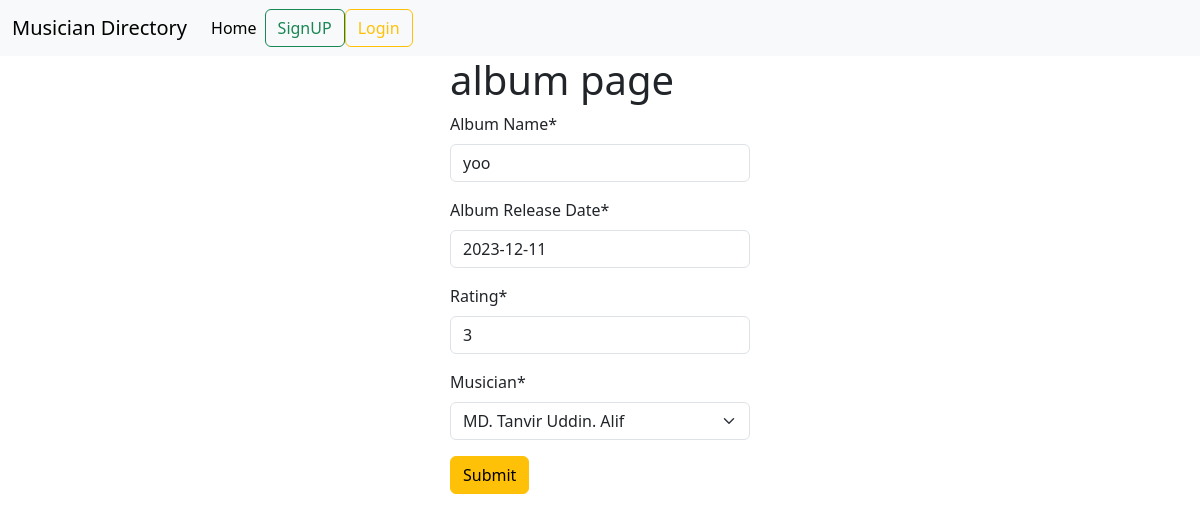
Page /album/edit/7 on the committed database.
### album/models.py (models this page shows, shortened)
class Album(models.Model):
    Album_Name = models.CharField(max_length=100)
    Album_Release_Date = models.DateField()
    Rating = models.IntegerField()
    Musician = models.ForeignKey(Musician, on_delete=models.CASCADE)

### album/views.py (the view)
# urls.py: path('edit/<int:id>',views.EditAlbumClassView.as_view(),name="edit_post"),
class EditAlbumClassView(UpdateView):
    model = Album
    form_class = addalbum
    template_name = 'album.html'
    pk_url_kwarg = 'id'
    success_url = reverse_lazy('home_page')

### album/forms.py
class addalbum(forms.ModelForm):
    class Meta:
        model = Album
        fields = '__all__'

### musician/models.py (called while the page is built)
    def __str__(self):
        return f"{self.First_Name} {self.Last_Name}"

### album/templates/album.html (shortened to what this page needs)
{% extends 'base.html' %}
{%  load crispy_forms_tags %}
{% block content %}
<form style="width: 25%; margin: auto;" method="post">
    <h1>album page</h1>
    {{form | crispy}}
    <button class="btn btn-warning">Submit</button>
</form>
{% endblock %}

### rows in the picture
Album: Album_Name "yoo", Album_Release_Date "2023-12-11", Rating "3", Musician "MD. Tanvir Uddin. Alif"
